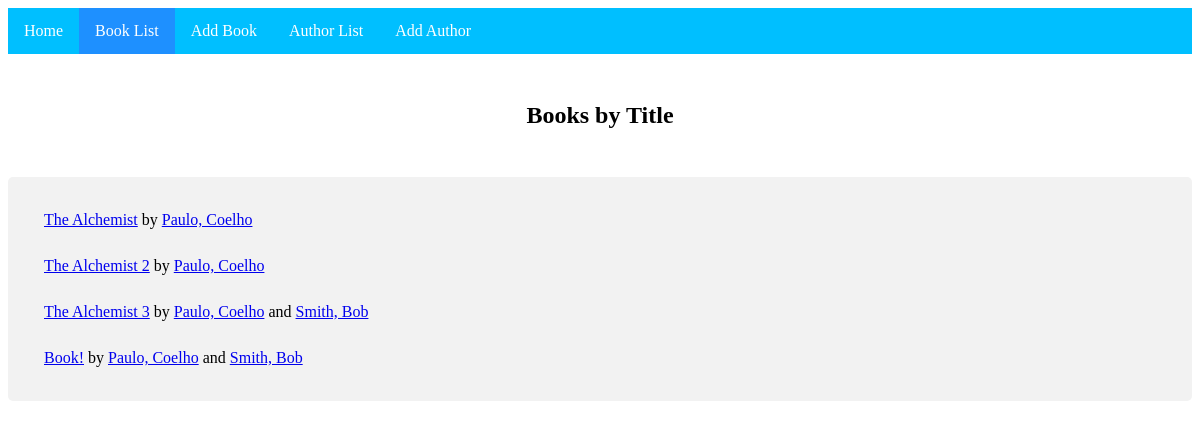
/books/, run on an earlier commit of the app's database.
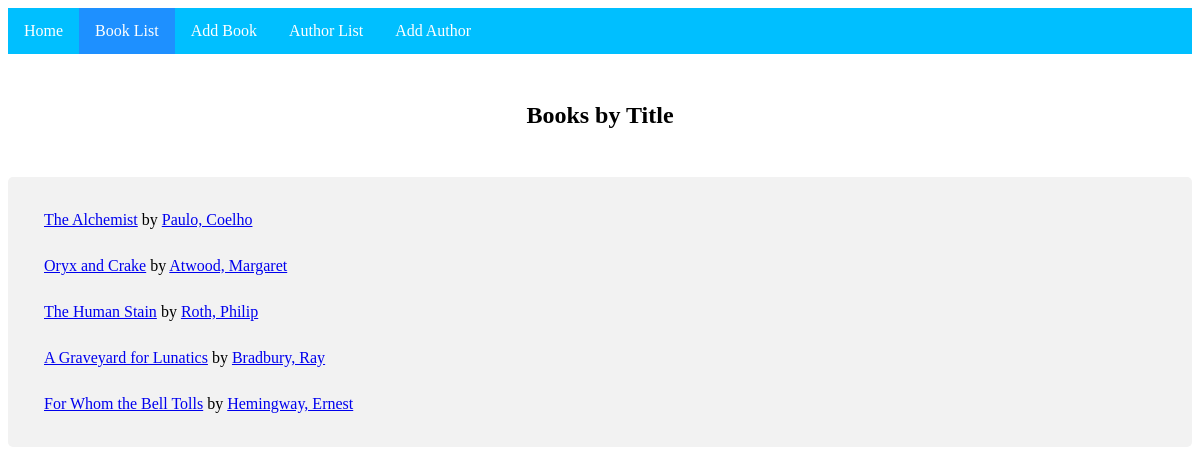
And on a later commit of the database.
### books/models.py (models this page shows, shortened)
class Book(models.Model):
    title = models.CharField(max_length=100)
    authors = models.ManyToManyField(Author, related_name='books')
    year_published = models.IntegerField(default=0)
    summary = models.TextField()
    slug = models.SlugField(null=False, unique=True)
    def get_absolute_url(self):
        return reverse('books:book_detail', kwargs={'slug': self.slug})

class Author(models.Model):
    last_name = models.CharField(max_length=200)
    first_name = models.CharField(max_length=200)
    slug = models.SlugField(null=False, unique=True)
    def __str__(self):
        return self.last_name + ", " + self.first_name
    def get_absolute_url(self):
        return reverse('books:author_detail', kwargs={'slug': self.slug})

### books/views.py (the view)
# urls.py: path('', views.BookList.as_view(), name = 'book_list'),
class BookList(ListView):
    template_name = 'books/book_list.html'
    def get_queryset(self):
    	return Book.objects.all()

### books/templates/books/book_list.html (shortened to what this page needs)
{% extends "books/base.html" %}
{% block content %}
<h2>Books by Title</h2><br>
<div class="container">
	<ul class="list">
	{% for book in book_list %}
  		<li>
  			<a href="{{ book.get_absolute_url }}">{{ book.title }}</a> by
  			{% for author in book.authors.all %}
  				<a href="{{ author.get_absolute_url }}">{{ author }}</a>
  				{% if forloop.revcounter0 == 1 %}and {%endif%}
  			{% endfor %}
  		</li>
	{% endfor %}
	</ul>
</div>
{% endblock %}

### books/templates/books/base.html (shortened to what this page needs)
{% load static %}
<!doctype html>
<html lang="en">
  <head>
    <link rel="stylesheet" type="text/css"  href="{% static "books/styles.css" %}">
    </head>
    <body>
    <ul class="nav">
        <li><a id="Home" href="/">Home</a></li>
        <li><a id="BookList" href="/books/">Book List</a></li>
        <li><a id="BookForm" href="/books/add_book.html">Add Book</a></li>
        <li><a id="AuthorList" href="/books/authors/">Author List</a></li>
        <li><a id="AuthorForm" href="/books/authors/add_author">Add Author</a></li>
    </ul>
    <br>
    {% block content %}
    {% endblock %}
    </body>
</html>

### books/static/books/styles.css (style rules this page uses)
ul.nav { list-style-type: none; margin: 0; padding: 0; overflow: hidden; background-color: DeepSkyBlue; }
ul.nav li { float: left; }
ul.nav li a { display: block; color: white; text-align: center; padding: 14px 16px; text-decoration: none; }
ul.nav li a.active { background-color: DodgerBlue; }
ul.list { list-style-type: none; margin: 0; padding: 0; }
ul.list li { display: block; padding: 14px 16px; text-decoration: none; }
* { box-sizing: border-box; }
h2 { text-align: center; padding: 10px; }
.container { border-radius: 5px; background-color: #f2f2f2; padding: 20px; }

What changed in the data, as far as the page shows it:
changed Book: title "The Alchemist 2" → "Oryx and Crake"; loses Author (last_name+first_name "Paulo, Coelho", shows "and")
added Author: last_name+first_name "Atwood, Margaret", shown under Book "Oryx and Crake"
changed Book: loses Author (last_name+first_name "Smith, Bob"); title "The Alchemist 3" → "The Human Stain"; loses Author (last_name+first_name "Paulo, Coelho", shows "and")
added Author: last_name+first_name "Roth, Philip", shown under Book "The Human Stain"
changed Book: loses Author (last_name+first_name "Smith, Bob"); title "Book!" → "A Graveyard for Lunatics"; loses Author (last_name+first_name "Paulo, Coelho", shows "and")
added Author: last_name+first_name "Bradbury, Ray", shown under Book "A Graveyard for Lunatics"
added Book: title "For Whom the Bell Tolls"
added Author: last_name+first_name "Hemingway, Ernest", shown under "For Whom the Bell Tolls"
